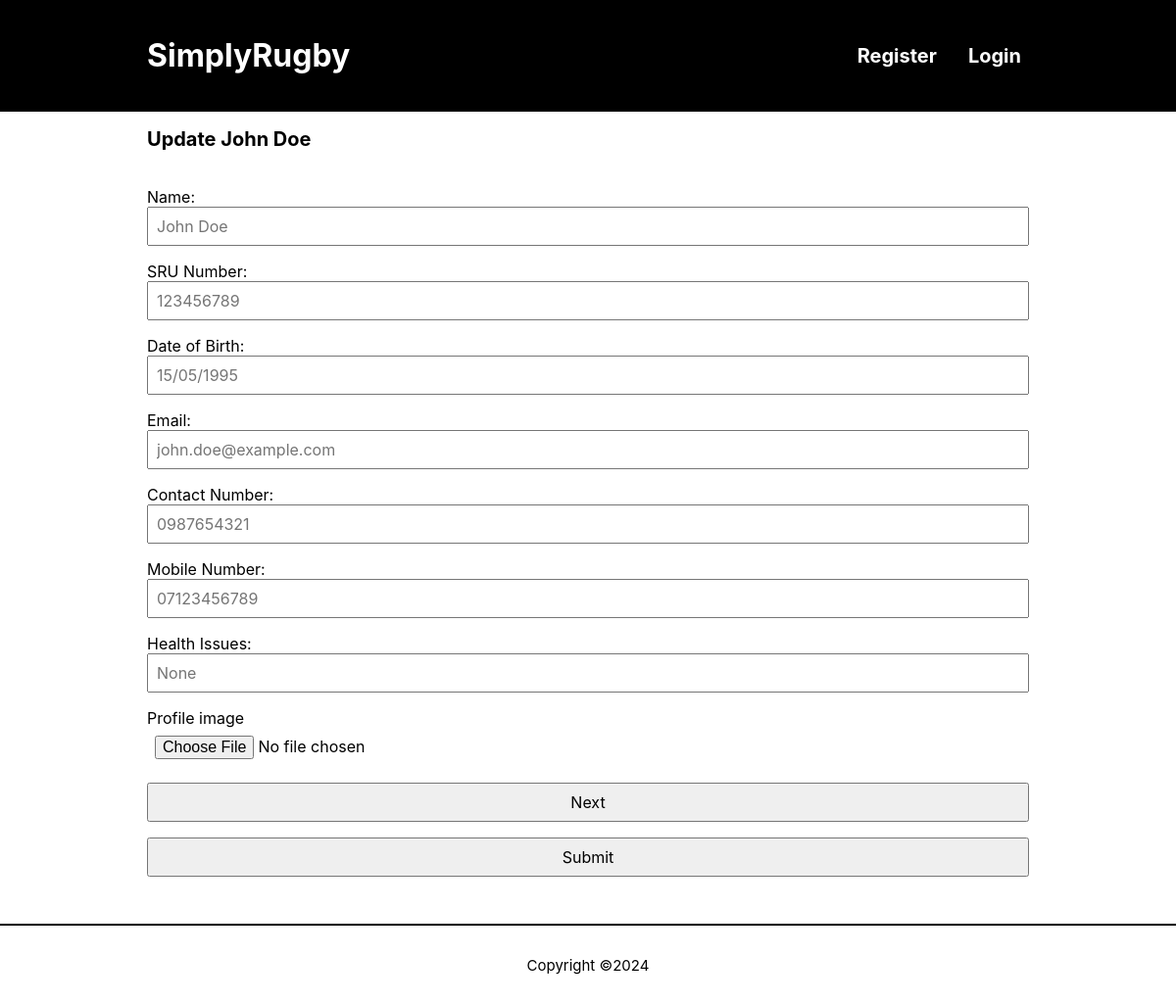
The app's page /update-player.php?id=1 with its own data.
### tables this page shows
CREATE TABLE players (
player_id INT PRIMARY KEY AUTO_INCREMENT NOT NULL,
address_id INT NOT NULL,
user_id INT,
doctor_id int NOT NULL,
first_name  varchar(32) NOT NULL,
last_name  varchar(32) NOT NULL,
dob DATE,
sru_no  INT NOT NULL,
contact_no  varchar(40) NOT NULL,
mobile_no  varchar(40),
email_address varchar(45),
next_of_kin varchar(32),
kin_contact_no  varchar(40) NOT NULL,
health_issues TEXT,
filename VARCHAR(64),
FOREIGN KEY (address_id) REFERENCES addresses (address_id),
FOREIGN KEY (user_id) REFERENCES users (user_id),
FOREIGN KEY (doctor_id) REFERENCES doctors (doctor_id)

);

### classes/player.php (called while the page is built, shortened)
<?php
require_once("classes/utils.php");
class Book
{
  public static function getBook($bookId)
  {
    $conn = Connection::connect();
    $stmt = $conn->prepare(SQL::$getBook);
    $stmt->execute([$bookId]);
    $book = $stmt->fetch();
    return $book;
  }
}

### classes/utils.php (called while the page is built, shortened)
<?php
class Utils {
  public static function escape($input) {
    return trim(htmlspecialchars($input));
  }
}

### update-player.php (the view, shortened to what this page needs)
<?php
require("classes/sql.php");
$bookId = $_GET["id"];
require("classes/player.php");
$book = Book::getBook($bookId);
$playerFirstName = Utils::escape($book["first_name"]);
$playerLastName = Utils::escape($book["last_name"]);
$dobPlaceholder = Utils::escape($book["dob"]);
$sruNumberPlaceholder = Utils::escape($book["sru_no"]);
$contactNumberPlaceholder = Utils::escape($book["contact_no"]);
$mobileNumberPlaceholder = Utils::escape($book["mobile_no"]);
$emailAddressPlaceholder = Utils::escape($book["email_address"]);
$healthIssuesPlaceholder = Utils::escape($book["health_issues"]);
$phpdate = strtotime( $dobPlaceholder );
$ukDobPlaceholder = date( 'd/m/Y', $phpdate );
$nameErr = $dobErr = $emailErr = $websiteErr = $sruErr = $contactNoErr = $mobileNoErr = $healthIssuesErr = $profileImageErr =  "";
$genuineErr = $profileImageErr = "";
$name = $dob = $email = $website = $sru = $contactNo = $mobileNo = $healthIssues = $profileImage = $filename = "";
?>
<main class="content-wrapper contact-content">
<h2>Update <?php echo $playerFirstName . ' '. $playerLastName; ?></h2>
<form
    method="POST"
    action="<?php echo $_SERVER["PHP_SELF"]; ?>?id=<?php echo $book["player_id"];?>"
    encypte="multipart/form-data">
  <p class="error"><?php echo $genuineErr;?></p><br>
  <div id="personal-details-form">
      <label for="name">Name:</label><br>
      <input type="text" name="name" placeholder="<?php echo $playerFirstName. ' '. $playerLastName;?>" value="<?php echo $name;?>">
      <p class="error"><?php echo $nameErr;?></p><br>
      <label for="sru">SRU Number:</label><br>
      <input type="text" name="sru" placeholder="<?php echo $sruNumberPlaceholder;?>" value="<?php echo $sru;?>">
      <p class="error"><?php echo $sruErr;?></p><br>
      <label for="dob">Date of Birth:</label><br>
      <input type="text" name="dob" placeholder="<?php echo $ukDobPlaceholder;?>" value="<?php echo $dob;?>">
      <p class="error"><?php echo $dobErr;?></p><br>
      <label for="email">Email:</label><br>
      <input type="text" name="email" placeholder="<?php echo $emailAddressPlaceholder;?>" value="<?php echo $email;?>">
      <p class="error"><?php echo $emailErr;?></p><br>
      <label for="contactNo">Contact Number:</label><br>
      <input type="text" name="contactNo" placeholder="<?php echo $contactNumberPlaceholder;?>" value="<?php echo $contactNo;?>">
      <p class="error"><?php echo $contactNoErr;?></p><br>
      <label for="mobileNo">Mobile Number:</label><br>
      <input type="text" name="mobileNo" placeholder="<?php echo $mobileNumberPlaceholder;?>" value="<?php echo $mobileNo;?>">
      <p class="error"><?php echo $mobileNoErr;?></p><br>
      <label for="healthIssues">Health Issues:</label><br>
      <input type="text" name="healthIssues" placeholder="<?php echo $healthIssuesPlaceholder;?>" value="<?php echo $healthIssues;?>">
      <p class="error"><?php echo $healthIssuesErr;?></p><br>
      <label>Profile image</label>
      <input type="file" name="profileImage"  value="">
      <p class="error"><?php echo $profileImageErr;?></p><br>
      <input type="button" value="Next" onclick="nextTab()">
  </div>
  <input type="submit" name="submit" value="Submit">
</form>
</main>

### css/style.css (style rules this page uses)
* { box-sizing: border-box; }
body { margin: 0; overflow-x: hidden; }
body, button, input, textarea, select { font-family: "Arial", "Helvetica", sans-serif; font-size: 16px; }
.content-wrapper { margin: auto; width: 100%; }
input:not(input.button) { margin-bottom: 16px; padding: 8px; width: 100%; }
@media screen and (min-width:320px) { h2 { font-size: 20px; } }
@media screen and (min-width:320px) { .contact-content { width: 90%; } }
@media screen and (min-width:320px) { p, body, td, input, select, button { font-family: -apple-system,system-ui,BlinkMacSystemFont,'Segoe UI',Roboto,'Helvetica Neue',Arial,sans-serif; } }
@media screen and (min-width: 950px) { .content-wrapper { width: 900px; } }

### records on screen
players: first_name "John", last_name "Doe", name "John Doe", sru "123456789", dob "15/05/1995", email "john.doe@example.com", contactNo "0987654321", mobileNo "07123456789", healthIssues "None"
